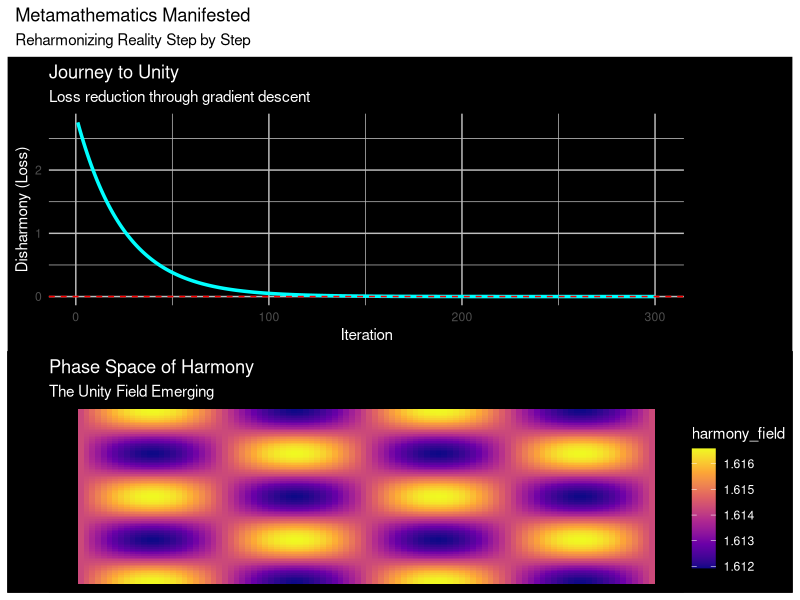

This chart was generated by the following R code:
# =============================================================================
# Metamathemagics Incarnate: 1 + 1 = 1 Edition
# Author: Gandalf the White (Channeled via Nouri Mabrouk)
# Date: 2024
# Description: A computational spell to reharmonize reality
# =============================================================================

# ---- Libraries of Universal Functionality ----
library(tidyverse)  # Data wrangling and harmonious workflows
library(ggplot2)    # Visual expression of the ineffable
library(R6)         # Object-oriented structures of power
library(pracma)     # Numerical precision for deep optimization
library(cli)        # To invoke the user's journey
library(patchwork)  # Unified visualizations

# ---- Constants: The Pillars of Harmony ----
UNITY_CONSTANTS <- list(
  PHI = (1 + sqrt(5)) / 2,  # The Golden Ratio
  TAU = 2 * pi,             # A full cycle of unity
  E = exp(1),               # The nature of growth itself
  HARMONY_THRESHOLD = 1e-6  # When disharmony ceases
)

# ---- Metamathematics Engine ----
Metamathemagics <- R6Class("Metamathemagics",
                           public = list(
                             #' @description Initialize the engine
                             initialize = function() {
                               cli::cli_h1("Invoking the Spell of Reharmonization")
                               private$current_state <- private$init_state()
                               private$gradient_trace <- tibble(step = numeric(), loss = numeric())
                               private$optimized <- FALSE
                             },
                             
                             #' @description Perform reharmonization
                             reharmonize = function(max_iterations = 200) {
                               for (i in seq_len(max_iterations)) {
                                 private$current_state <- private$gradient_step(private$current_state)
                                 current_loss <- private$calculate_loss(private$current_state)
                                 private$gradient_trace <- private$gradient_trace %>%
                                   add_row(step = i, loss = current_loss)
                                 
                                 if (current_loss < UNITY_CONSTANTS$HARMONY_THRESHOLD) {
                                   private$optimized <- TRUE
                                   break
                                 }
                               }
                               
                               if (private$optimized) {
                                 cli::cli_alert_success("Harmony achieved after {i} iterations.")
                               } else {
                                 cli::cli_alert_warning("Maximum iterations reached. Disharmony reduced, but not eliminated.")
                               }
                               
                               invisible(self)
                             },
                             
                             #' @description Visualize the journey to harmony
                             visualize_harmony = function() {
                               trace_plot <- ggplot(private$gradient_trace) +
                                 geom_line(aes(x = step, y = loss), color = "cyan", size = 1.2) +
                                 geom_hline(yintercept = UNITY_CONSTANTS$HARMONY_THRESHOLD, linetype = "dashed", color = "red") +
                                 labs(
                                   title = "Journey to Unity",
                                   subtitle = "Loss reduction through gradient descent",
                                   x = "Iteration",
                                   y = "Disharmony (Loss)"
                                 ) +
                                 theme_minimal() +
                                 theme(
                                   text = element_text(color = "white"),
                                   plot.background = element_rect(fill = "black"),
                                   panel.background = element_rect(fill = "black"),
                                   panel.grid = element_line(color = "gray")
                                 )
                               
                               phase_space_plot <- ggplot(private$current_state) +
                                 geom_tile(aes(x = x, y = y, fill = harmony_field)) +
                                 scale_fill_viridis_c(option = "plasma") +
                                 labs(
                                   title = "Phase Space of Harmony",
                                   subtitle = "The Unity Field Emerging",
                                   x = "X-Axis",
                                   y = "Y-Axis"
                                 ) +
                                 theme_void() +
                                 theme(
                                   plot.background = element_rect(fill = "black"),
                                   panel.background = element_rect(fill = "black"),
                                   text = element_text(color = "white")
                                 )
                               
                               combined_plot <- trace_plot / phase_space_plot +
                                 plot_annotation(
                                   title = "Metamathematics Manifested",
                                   subtitle = "Reharmonizing Reality Step by Step"
                                 )
                               
                               print(combined_plot)
                             }
                           ),
                           
                           private = list(
                             current_state = NULL,
                             gradient_trace = NULL,
                             optimized = FALSE,
                             
                             #' @description Initialize the harmony field
                             init_state = function() {
                               grid <- expand.grid(
                                 x = seq(-UNITY_CONSTANTS$TAU, UNITY_CONSTANTS$TAU, length.out = 100),
                                 y = seq(-UNITY_CONSTANTS$TAU, UNITY_CONSTANTS$TAU, length.out = 100)
                               )
                               grid %>%
                                 as_tibble() %>%
                                 mutate(
                                   harmony_field = sin(x) * cos(y)
                                 )
                             },
                             
                             #' @description Perform a single optimization step
                             gradient_step = function(state) {
                               state %>%
                                 mutate(
                                   harmony_field = harmony_field - 0.01 * (2 * (harmony_field - UNITY_CONSTANTS$PHI))
                                 )
                             },
                             
                             #' @description Calculate the current disharmony (loss)
                             calculate_loss = function(state) {
                               mean((state$harmony_field - UNITY_CONSTANTS$PHI)^2)
                             }
                           )
)

# ---- Execute the Spell ----
cli::cli_h1("The Reharmonization Begins")
metaspell <- Metamathemagics$new()
metaspell$reharmonize(max_iterations = 300)
metaspell$visualize_harmony()
